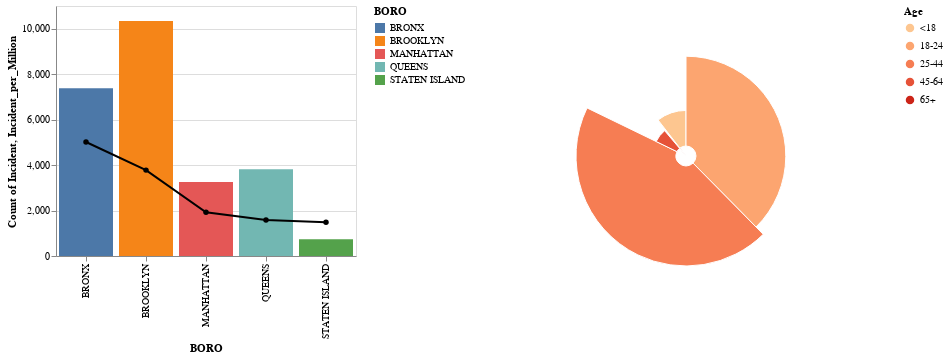

Here is the notebook cell this chart was saved with:
### Code cell
BORO_combine = BORO+incident_population_percentage
alt.hconcat(BORO_combine,Age).resolve_scale(color='independent')

### Figure 1 — Vega-Lite specification as saved in the notebook (floating-point values rounded to 4 significant figures; data arrays with more than 128 entries replaced by an {"elided": "..."} marker saying what was removed)
{"config": {"view": {"continuousWidth": 400, "continuousHeight": 300}}, "hconcat": [{"layer": [{"data": {"name": "data-6f649e9c9d8cfa5b709d3b7207557592"}, "mark": "bar", "encoding": {"color": {"field": "BORO", "scale": {"scheme": "tableau10"}, "type": "nominal"}, "opacity": {"condition": {"value": 1, "selection": "selector035"}, "value": 0.2}, "tooltip": [{"field": "BORO", "type": "nominal"}, {"aggregate": "sum", "field": "Count_of_Incident", "title": "Total Incident", "type": "quantitative"}], "x": {"field": "BORO", "type": "nominal"}, "y": {"aggregate": "sum", "field": "Count_of_Incident", "title": "Count of Incident", "type": "quantitative"}}, "height": 250, "selection": {"selector035": {"type": "multi", "fields": ["BORO"]}}, "width": 300}, {"data": {"name": "data-24f6134c876852cb9ef6695b55858ec5"}, "mark": {"type": "line", "color": "#FFAA00", "point": true}, "encoding": {"color": {"value": "#000000"}, "tooltip": [{"field": "BORO", "type": "nominal"}, {"field": "Incident_per_Million", "title": "Incident_per_Million", "type": "quantitative"}], "x": {"field": "BORO", "type": "nominal"}, "y": {"field": "Incident_per_Million", "title": "Incident_per_Million", "type": "quantitative"}}, "height": 250, "width": 300}]}, {"data": {"name": "data-6f649e9c9d8cfa5b709d3b7207557592"}, "mark": {"type": "arc", "innerRadius": 10, "stroke": "#fff"}, "encoding": {"color": {"field": "Age", "scale": {"scheme": "orangered"}, "sort": ["sum(Count_of_Incident):Q"], "type": "nominal"}, "radius": {"aggregate": "sum", "field": "Count_of_Incident", "scale": {"rangeMax": 110, "type": "sqrt", "zero": false}, "type": "quantitative"}, "theta": {"aggregate": "sum", "field": "Count_of_Incident", "stack": true, "type": "quantitative"}, "tooltip": [{"field": "Age", "title": "Age Group", "type": "nominal"}, {"aggregate": "sum", "field": "Count_of_Incident", "title": "Total Incident", "type": "quantitative"}]}, "transform": [{"filter": {"selection": "selector035"}}]}], "resolve": {"scale": {"color": "independent"}}, "$schema": "https://vega.github.io/schema/vega-lite/v4.17.0.json", "datasets": {"data-6f649e9c9d8cfa5b709d3b7207557592": {"elided": "533 records"}, "data-24f6134c876852cb9ef6695b55858ec5": [{"BORO": "BRONX", "Count_of_Incident": 7385, "Population": 1472654, "Incident_per_Million": 5015.0}, {"BORO": "BROOKLYN", "Count_of_Incident": 10339, "Population": 2736074, "Incident_per_Million": 3779.0}, {"BORO": "MANHATTAN", "Count_of_Incident": 3260, "Population": 1694263, "Incident_per_Million": 1924.0}, {"BORO": "QUEENS", "Count_of_Incident": 3817, "Population": 2405464, "Incident_per_Million": 1587.0}, {"BORO": "STATEN ISLAND", "Count_of_Incident": 735, "Population": 495747, "Incident_per_Million": 1483.0}]}}
